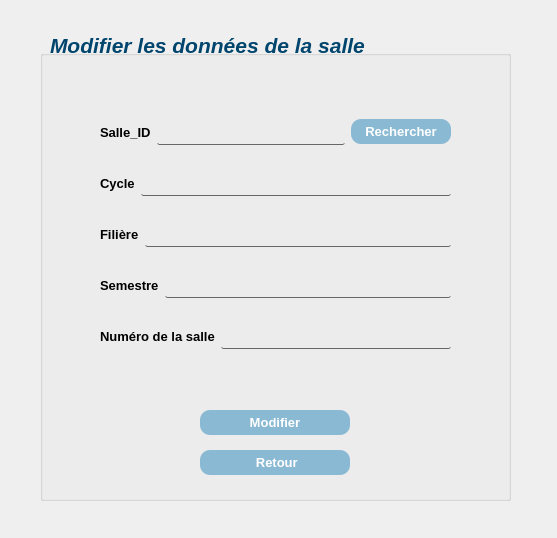
<?xml version="1.0" encoding="UTF-8"?>
<ui version="4.0">
 <class>EditSalle</class>
 <widget class="QDialog" name="EditSalle">
  <property name="geometry">
   <rect>
    <x>0</x>
    <y>0</y>
    <width>557</width>
    <height>538</height>
   </rect>
  </property>
  <property name="windowTitle">
   <string>Dialog</string>
  </property>
  <widget class="QGroupBox" name="groupBox">
   <property name="geometry">
    <rect>
     <x>40</x>
     <y>50</y>
     <width>471</width>
     <height>451</height>
    </rect>
   </property>
   <property name="title">
    <string/>
   </property>
   <widget class="QPushButton" name="EditButton">
    <property name="geometry">
     <rect>
      <x>160</x>
      <y>360</y>
      <width>150</width>
      <height>25</height>
     </rect>
    </property>
    <property name="font">
     <font>
      <pointsize>-1</pointsize>
      <bold>true</bold>
     </font>
    </property>
    <property name="styleSheet">
     <string notr="true">QPushButton{
color: #ffffff; 
background-color: #8AB9D3;
height: 25px;
font-size:13px;
border-radius:10px;
width:100px;
}
QPushButton:hover:!pressed
{
	background-color:#B9CCD6;
cursor:pointer;
}
QPushButton:pressed
{
              transition: 0.9s; 
}</string>
    </property>
    <property name="text">
     <string>Modifier</string>
    </property>
   </widget>
   <widget class="QPushButton" name="SalleReturn">
    <property name="geometry">
     <rect>
      <x>160</x>
      <y>400</y>
      <width>150</width>
      <height>25</height>
     </rect>
    </property>
    <property name="font">
     <font>
      <pointsize>-1</pointsize>
      <bold>true</bold>
     </font>
    </property>
    <property name="styleSheet">
     <string notr="true">QPushButton{
color: #ffffff; 
background-color: #8AB9D3;
height: 25px;
font-size:13px;
border-radius:10px;
width:100px;
}
QPushButton:hover:!pressed
{
	background-color:#B9CCD6;
cursor:pointer;
}
QPushButton:pressed
{
              transition: 0.9s; 
}</string>
    </property>
    <property name="text">
     <string> Retour</string>
    </property>
   </widget>
   <widget class="QWidget" name="layoutWidget">
    <property name="geometry">
     <rect>
      <x>60</x>
      <y>50</y>
      <width>351</width>
      <height>271</height>
     </rect>
    </property>
    <layout class="QVBoxLayout" name="verticalLayout">
     <item>
      <layout class="QHBoxLayout" name="horizontalLayout">
       <item>
        <widget class="QLabel" name="label">
         <property name="font">
          <font>
           <pointsize>10</pointsize>
           <italic>false</italic>
           <bold>true</bold>
          </font>
         </property>
         <property name="text">
          <string>Salle_ID</string>
         </property>
        </widget>
       </item>
       <item>
        <widget class="QLineEdit" name="Salle_ID">
         <property name="font">
          <font>
           <pointsize>10</pointsize>
          </font>
         </property>
         <property name="styleSheet">
          <string notr="true">QLineEdit{
		background-color: rgb(255, 255, 255);
	 border: 1px  solid;
     border-radius: 2px;
background:transparent;
border-top: 10px solid rrgb(255, 255, 255);
border:none;
border-bottom: 1px solid rgb(103, 103, 103);
height:25px;
color:black;
}</string>
         </property>
        </widget>
       </item>
       <item>
        <widget class="QPushButton" name="SearchButton">
         <property name="font">
          <font>
           <pointsize>-1</pointsize>
           <bold>true</bold>
          </font>
         </property>
         <property name="styleSheet">
          <string notr="true">QPushButton{
color: #ffffff; 
background-color: #8AB9D3;
height: 25px;
font-size:13px;
border-radius:10px;
width:100px;
}
QPushButton:hover:!pressed
{
	background-color:#B9CCD6;
cursor:pointer;
}
QPushButton:pressed
{
              transition: 0.9s; 
}</string>
         </property>
         <property name="text">
          <string>Rechercher</string>
         </property>
        </widget>
       </item>
      </layout>
     </item>
     <item>
      <layout class="QHBoxLayout" name="horizontalLayout_2">
       <item>
        <widget class="QLabel" name="label_2">
         <property name="font">
          <font>
           <pointsize>10</pointsize>
           <italic>false</italic>
           <bold>true</bold>
          </font>
         </property>
         <property name="text">
          <string>Cycle</string>
         </property>
        </widget>
       </item>
       <item>
        <widget class="QLineEdit" name="Cycle">
         <property name="font">
          <font>
           <pointsize>10</pointsize>
          </font>
         </property>
         <property name="styleSheet">
          <string notr="true">QLineEdit{
		background-color: rgb(255, 255, 255);
	 border: 1px  solid;
     border-radius: 2px;
background:transparent;
border-top: 10px solid rrgb(255, 255, 255);
border:none;
border-bottom: 1px solid rgb(103, 103, 103);
height:25px;
color:black;
}</string>
         </property>
        </widget>
       </item>
      </layout>
     </item>
     <item>
      <layout class="QHBoxLayout" name="horizontalLayout_3">
       <item>
        <widget class="QLabel" name="label_3">
         <property name="font">
          <font>
           <pointsize>10</pointsize>
           <italic>false</italic>
           <bold>true</bold>
          </font>
         </property>
         <property name="text">
          <string>Filière</string>
         </property>
        </widget>
       </item>
       <item>
        <widget class="QLineEdit" name="Filiere">
         <property name="font">
          <font>
           <pointsize>10</pointsize>
          </font>
         </property>
         <property name="styleSheet">
          <string notr="true">QLineEdit{
		background-color: rgb(255, 255, 255);
	 border: 1px  solid;
     border-radius: 2px;
background:transparent;
border-top: 10px solid rrgb(255, 255, 255);
border:none;
border-bottom: 1px solid rgb(103, 103, 103);
height:25px;
color:black;
}</string>
         </property>
         <property name="echoMode">
          <enum>QLineEdit::Normal</enum>
         </property>
        </widget>
       </item>
      </layout>
     </item>
     <item>
      <layout class="QHBoxLayout" name="horizontalLayout_4">
       <item>
        <widget class="QLabel" name="label_4">
         <property name="font">
          <font>
           <pointsize>10</pointsize>
           <italic>false</italic>
           <bold>true</bold>
          </font>
         </property>
         <property name="text">
          <string>Semestre</string>
         </property>
        </widget>
       </item>
       <item>
        <widget class="QLineEdit" name="Semestre">
         <property name="font">
          <font>
           <pointsize>10</pointsize>
          </font>
         </property>
         <property name="styleSheet">
          <string notr="true">QLineEdit{
		background-color: rgb(255, 255, 255);
	 border: 1px  solid;
     border-radius: 2px;
background:transparent;
border-top: 10px solid rrgb(255, 255, 255);
border:none;
border-bottom: 1px solid rgb(103, 103, 103);
height:25px;
color:black;
}</string>
         </property>
         <property name="echoMode">
          <enum>QLineEdit::Normal</enum>
         </property>
        </widget>
       </item>
      </layout>
     </item>
     <item>
      <layout class="QHBoxLayout" name="horizontalLayout_6">
       <item>
        <widget class="QLabel" name="label_7">
         <property name="font">
          <font>
           <pointsize>10</pointsize>
           <italic>false</italic>
           <bold>true</bold>
          </font>
         </property>
         <property name="text">
          <string>Numéro de la salle</string>
         </property>
        </widget>
       </item>
       <item>
        <widget class="QLineEdit" name="NumeroSalle">
         <property name="font">
          <font>
           <pointsize>10</pointsize>
          </font>
         </property>
         <property name="styleSheet">
          <string notr="true">QLineEdit{
			background-color: rgb(255, 255, 255);
	 border: 1px  solid;
     border-radius: 2px;
background:transparent;
border-top: 10px solid rrgb(255, 255, 255);
border:none;
border-bottom: 1px solid rgb(103, 103, 103);
height:25px;
color:black;
}</string>
         </property>
         <property name="echoMode">
          <enum>QLineEdit::Normal</enum>
         </property>
        </widget>
       </item>
      </layout>
     </item>
    </layout>
   </widget>
  </widget>
  <widget class="QLabel" name="label_5">
   <property name="geometry">
    <rect>
     <x>50</x>
     <y>20</y>
     <width>381</width>
     <height>51</height>
    </rect>
   </property>
   <property name="font">
    <font>
     <pointsize>16</pointsize>
     <italic>true</italic>
     <bold>true</bold>
    </font>
   </property>
   <property name="styleSheet">
    <string notr="true">color:#00456D ; </string>
   </property>
   <property name="text">
    <string>Modifier les données de la salle</string>
   </property>
  </widget>
 </widget>
 <resources/>
 <connections/>
</ui>
